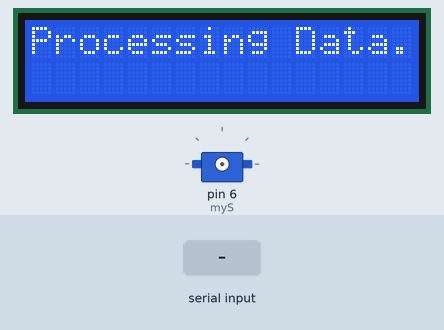
Simulated run of this sketch. Board: Arduino Uno, built with avr-gcc and run on an emulated ATmega328P. Shown: 16×2 character LCD, servo. The test bench sets the inputs (shaded band). What the sketch prints to the serial monitor is not drawn.

Above: at 4.1 s.
At 8.2 s:
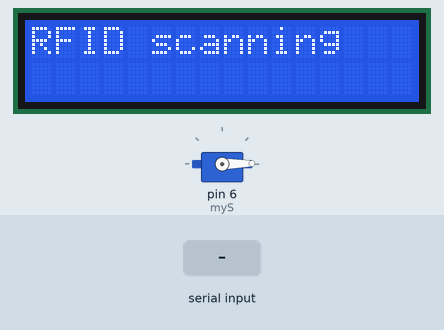
8.3 s: "1" received over the second serial link
At 8.75 s:
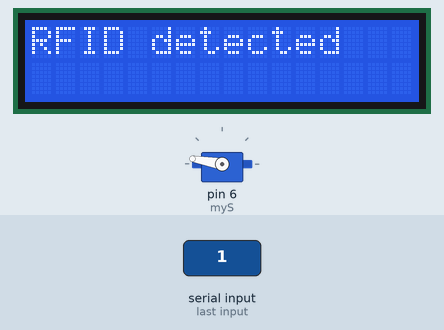
Timing chart, 0 to 11.3 s (numbered marks = the images above; inputs shaded):
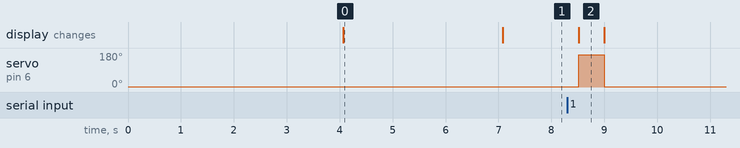

The sketch:

rfidwithLcdandservo.ino
```cpp
#include <SoftwareSerial.h>
#include <Servo.h>
#include <LiquidCrystal.h>
Servo myS;
int led = 7;
int led2 = 8;
int i;
LiquidCrystal lcd(8,9,4,5,6,7);
SoftwareSerial mySerial(16, 17); //RX TX
void setup(){
  Serial.begin(9600);
  lcd.begin(16,2);
  Serial.println("RFID is trying to be triggered....");
  mySerial.begin(9600);
  pinMode(led, OUTPUT);
  pinMode(led2, OUTPUT);
  lcd.setCursor(2,0);
  lcd.print("Door");
  lcd.setCursor(5,1);
  lcd.print("Locker");
  delay(4000);
  lcd.clear();
  lcd.setCursor(0, 0);
      lcd.print("Processing Data.");
      delay(3000);
      lcd.clear();
      lcd.setCursor(3, 0);
      lcd.print("Waiting For");
      lcd.setCursor(3, 1);
      lcd.print("RFID....");
   myS.attach(6);
}
void loop(){
  myS.write(1);
  digitalWrite(led,HIGH);
  digitalWrite(led2, LOW);
   lcd.clear();
    lcd.setCursor(0,0);
    lcd.print("RFID scanning");
  if (mySerial.available()){
    Serial.write(mySerial.read());
    myS.write(170);
    digitalWrite(led, LOW);
    digitalWrite(led2, HIGH);
    lcd.clear();
    lcd.setCursor(0,0);
    lcd.print("RFID detected");
  }
  delay(475);
}
```

Measured:
- after the input at 8.3 s, servo on pin 6 (myS): 1° → 170° after 0.22 s, → 1° 0.48 s later; the display: changes after 0.22 s (image 2)
- what the display in image 0 shows lasts 3.0 s, from 4.1 s to 7.1 s
- what the display in image 2 shows lasts 0.5 s, from 8.5 s to 9.0 s
